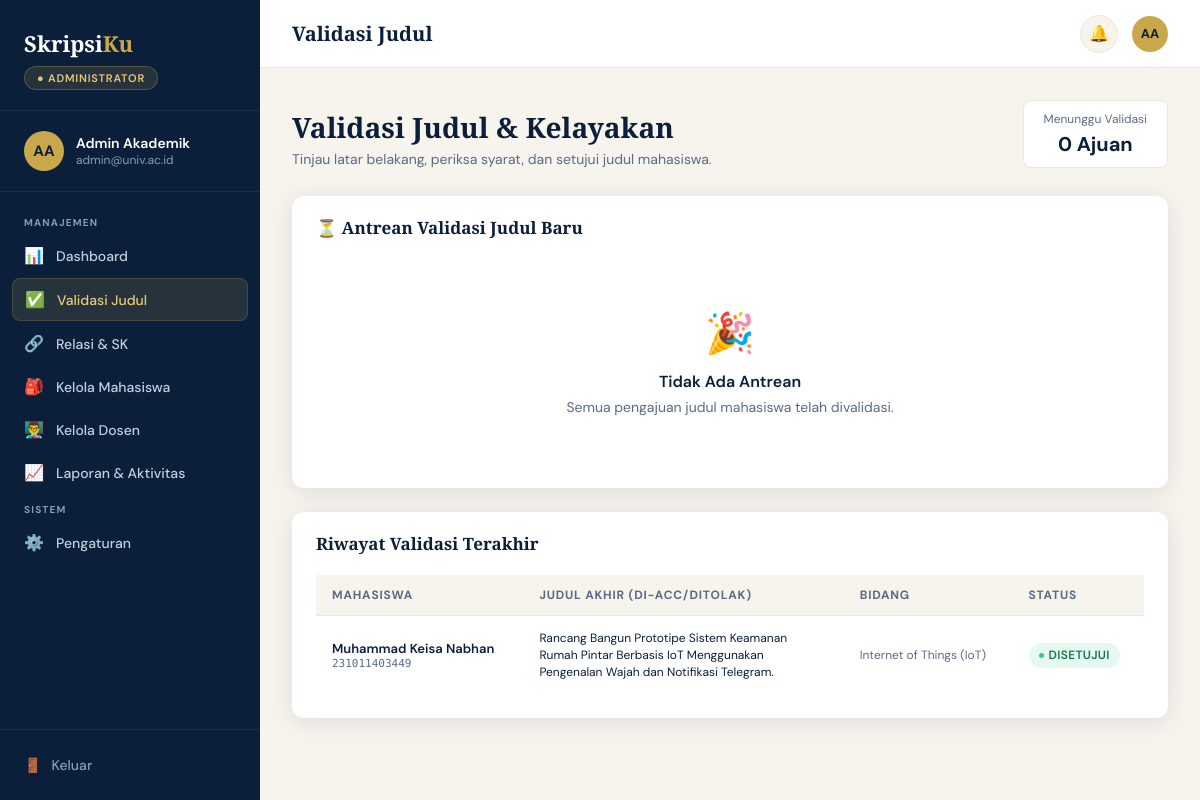
Screenshot of /admin/validasi_judul.php (signed in) with the database file from the repository.
### tables this page shows
CREATE TABLE `judul_skripsi` (
  `id_judul` int(11) NOT NULL,
  `id_mahasiswa` int(11) NOT NULL,
  `judul_indonesia` text NOT NULL,
  `judul_alternatif_1` text DEFAULT NULL,
  `judul_alternatif_2` text DEFAULT NULL,
  `bidang_penelitian` varchar(100) NOT NULL,
  `latar_belakang` text DEFAULT NULL,
  `metode_penelitian` enum('Agile Software Development','Waterfall Model','RAD (Rapid Application Development)','Prototyping','CRISP-DM (Data Science)','Riset Eksperimental','Kuantitatif','Kualitatif','Lainnya') DEFAULT NULL COMMENT 'Metode pengembangan aplikasi atau penelitian',
  `iterasi` tinyint(3) UNSIGNED NOT NULL DEFAULT 1,
  `usulan_dosen` int(11) DEFAULT NULL COMMENT 'ID Dosen yang diusulkan oleh mahasiswa',
  `status` enum('draft','diajukan','revisi','disetujui','ditolak') NOT NULL DEFAULT 'draft',
  `tgl_pengajuan` datetime NOT NULL DEFAULT current_timestamp(),
  `file_proposal` varchar(255) DEFAULT NULL,
  `file_transkrip` varchar(255) DEFAULT NULL
);

CREATE TABLE `user` (
  `id_user` int(11) NOT NULL,
  `nama_lengkap` varchar(100) NOT NULL,
  `email` varchar(100) NOT NULL,
  `password_hash` varchar(255) NOT NULL,
  `role` enum('mahasiswa','dosen','admin') NOT NULL,
  `status` enum('aktif','nonaktif') NOT NULL DEFAULT 'aktif',
  `created_at` timestamp NOT NULL DEFAULT current_timestamp(),
  `updated_at` timestamp NOT NULL DEFAULT current_timestamp() ON UPDATE current_timestamp(),
  `last_login` datetime DEFAULT NULL
);

CREATE TABLE `mahasiswa` (
  `id_mahasiswa` int(11) NOT NULL,
  `id_user` int(11) NOT NULL,
  `id_prodi` int(11) NOT NULL,
  `nim` varchar(20) NOT NULL,
  `angkatan` year(4) NOT NULL,
  `status_skripsi` enum('belum','proses','selesai') NOT NULL DEFAULT 'belum',
  `no_telepon` varchar(15) DEFAULT NULL
);

### config/db.php (called while the page is built, shortened)
<?php
function getDB(): PDO {
    static $pdo = null;
    if ($pdo === null) {
        $dsn = sprintf('mysql:host=%s;dbname=%s;charset=%s', DB_HOST, DB_NAME, DB_CHAR);
        $pdo = new PDO($dsn, DB_USER, DB_PASS, [
            PDO::ATTR_ERRMODE            => PDO::ERRMODE_EXCEPTION,
            PDO::ATTR_DEFAULT_FETCH_MODE => PDO::FETCH_ASSOC,
            PDO::ATTR_EMULATE_PREPARES   => false,
        ]);
    }
    return $pdo;
}
function fetchAll(string $sql, array $params = []): array {
    $stmt = getDB()->prepare($sql);
    $stmt->execute($params);
    return $stmt->fetchAll();
}

### config/auth.php (called while the page is built, shortened)
<?php
function badge(string $status): string {
    $map = [
        'disetujui'   => 'success',
        'aktif'       => 'success',
        'selesai'     => 'success',
        'diajukan'    => 'info',
        'dijadwalkan' => 'warning',
        'dikonfirmasi'=> 'info',
        'menunggu'    => 'info',
        'proses'      => 'info',
        'revisi'      => 'warning',
        'direvisi'    => 'warning',
        'peringatan'  => 'warning',
        'ditolak'     => 'danger',
        'dihentikan'  => 'danger',
        'batal'       => 'danger',
        'nonaktif'    => 'neutral',
        'belum'       => 'neutral',
        'draft'       => 'neutral',
    ];
    return $map[$status] ?? 'neutral';
}
function e(?string $s): string {
    return htmlspecialchars((string)$s, ENT_QUOTES, 'UTF-8');
}

### admin/validasi_judul.php (the view, shortened to what this page needs)
<?php
require_once __DIR__ . '/../config/db.php';
require_once __DIR__ . '/../config/auth.php';
$pendingList = fetchAll(
    'SELECT j.*, m.nim, u.nama_lengkap, u.id_user as id_user_mhs
     FROM judul_skripsi j
     JOIN mahasiswa m ON m.id_mahasiswa = j.id_mahasiswa
     JOIN user u ON u.id_user = m.id_user
     WHERE j.status = "diajukan"
     ORDER BY j.tgl_pengajuan ASC'
);
$riwayatList = fetchAll(
    'SELECT j.*, m.nim, u.nama_lengkap
     FROM judul_skripsi j
     JOIN mahasiswa m ON m.id_mahasiswa = j.id_mahasiswa
     JOIN user u ON u.id_user = m.id_user
     WHERE j.status IN ("disetujui", "ditolak")
     ORDER BY j.tgl_pengajuan DESC LIMIT 50'
);
include __DIR__ . '/../includes/header.php';
include __DIR__ . '/../includes/sidebar.php';
?>
<div class="layout"><main class="main">
<?php include __DIR__ . '/../includes/topbar.php'; ?>
<div class="content">
  <div class="page-header" style="display:flex; justify-content:space-between; align-items:flex-end;">
      <div>
          <h1>Validasi Judul & Kelayakan</h1>
          <p>Tinjau latar belakang, periksa syarat, dan setujui judul mahasiswa.</p>
      </div>
      <div style="background:var(--white); border:1px solid var(--cream-dark); padding:10px 20px; border-radius:8px; text-align:center;">
          <div style="font-size:12px; color:var(--slate); margin-bottom:4px;">Menunggu Validasi</div>
          <div style="font-size:20px; font-weight:700; color:var(--warning);"><?= count($pendingList) ?> Ajuan</div>
      </div>
  </div>
  <div class="card" style="margin-bottom: 24px;">
    <div class="card-header"><div class="card-title">⏳ Antrean Validasi Judul Baru</div></div>
    <div class="card-body">
      <?php if (empty($pendingList)): ?>
          <div class="empty-state">
              <div class="empty-icon">🎉</div>
              <div class="empty-title">Tidak Ada Antrean</div>
              <div class="empty-sub">Semua pengajuan judul mahasiswa telah divalidasi.</div>
          </div>
      <?php endif; ?>
    </div>
  </div>
  <div class="card">
    <div class="card-header"><div class="card-title">Riwayat Validasi Terakhir</div></div>
    <div class="card-body">
      <div class="table-wrap">
          <table>
              <thead>
                  <tr>
                      <th>Mahasiswa</th>
                      <th>Judul Akhir (Di-ACC/Ditolak)</th>
                      <th>Bidang</th>
                      <th>Status</th>
                  </tr>
              </thead>
              <tbody>
                  <?php foreach ($riwayatList as $r): ?>
                  <tr>
                      <td>
                          <div style="font-weight:600; font-size:13px;"><?= e($r['nama_lengkap']) ?></div>
                          <div class="mono" style="font-size:11px; color:var(--slate);"><?= e($r['nim']) ?></div>
                      </td>
                      <td style="font-size:12px; max-width:300px; line-height:1.4;"><?= e($r['judul_indonesia']) ?></td>
                      <td style="font-size:12px; color:var(--slate);"><?= e($r['bidang_penelitian']) ?></td>
                      <td><span class="badge <?= badge($r['status']) ?>"><span class="badge-dot"></span><?= e(strtoupper($r['status'])) ?></span></td>
                  </tr>
                  <?php endforeach; ?>
              </tbody>
          </table>
      </div>
    </div>
  </div>
</div>
<?php include __DIR__ . '/../includes/footer.php'; ?>

### assets/style.css (style rules this page uses)
:root { --navy: #0B1F3A; --navy-mid: #132848; --navy-light: #1E3A5F; --gold: #C9A84C; --gold-light: #E8C97A; --cream: #F7F3ED; --cream-dark: #EDE7DC; --white: #FFFFFF; --slate: #5B6B85; --slate-on-dark: #8B9BB4; --slate-light: #C2CEDF; --success: #2ECC8A; --warn: #F5A623; --danger: #E85454; --info: #4A90D9; --success-text: #12784C; --warn-text: #94590A; --danger-text: #B3261E; --info-text: #1F5FA6; --gold-text: #8A6914; --sidebar-w: 260px; --radius: 12px; --radius-sm: 8px; --shadow: 0 4px 24px rgba(11, 31, 58, 0.10); --shadow-lg: 0 12px 48px rgba(11, 31, 58, 0.18); }
*, *::before, *::after { box-sizing: border-box; margin: 0; padding: 0; }
body { font-family: 'DM Sans', sans-serif; background: var(--cream); color: var(--navy); min-height: 100vh; }
.layout { display: flex; min-height: 100vh; }
.main { margin-left: var(--sidebar-w); flex: 1; display: flex; flex-direction: column; min-height: 100vh; }
.content { padding: 32px; flex: 1; }
.page-header { margin-bottom: 28px; }
.page-header h1 { font-family: 'Playfair Display', serif; font-size: 28px; font-weight: 700; color: var(--navy); margin-bottom: 4px; }
.page-header p { font-size: 14px; color: var(--slate); }
.card { background: var(--white); border-radius: var(--radius); box-shadow: var(--shadow); overflow: hidden; }
.card-header { padding: 20px 24px 0; display: flex; align-items: center; justify-content: space-between; margin-bottom: 4px; }
.card-title { font-family: 'Playfair Display', serif; font-size: 17px; font-weight: 600; color: var(--navy); }
.card-body { padding: 16px 24px 24px; }
.table-wrap { overflow-x: auto; }
table { width: 100%; border-collapse: collapse; }
thead th { text-align: left; font-size: 11px; font-weight: 700; letter-spacing: .8px; text-transform: uppercase; color: var(--slate); padding: 12px 16px; border-bottom: 1px solid var(--cream-dark); background: var(--cream); }
tbody tr { transition: background .15s; }
tbody td { padding: 14px 16px; font-size: 14px; color: var(--navy); border-bottom: 1px solid var(--cream-dark); vertical-align: middle; }
tbody tr:last-child td { border-bottom: none; }
.badge { display: inline-flex; align-items: center; gap: 5px; padding: 4px 10px; border-radius: 100px; font-size: 12px; font-weight: 600; letter-spacing: .3px; white-space: nowrap; }
.badge-dot { width: 5px; height: 5px; border-radius: 50%; }
.badge.success { background: rgba(46, 204, 138, .12); color: var(--success-text); }
.badge.success .badge-dot { background: var(--success); }
.mono { font-family: 'DM Mono', monospace; }
.empty-state { text-align: center; padding: 48px 24px; }
.empty-icon { font-size: 40px; margin-bottom: 12px; }
.empty-title { font-size: 16px; font-weight: 600; color: var(--navy); margin-bottom: 6px; }
.empty-sub { font-size: 14px; color: var(--slate); }
.main, .content, .card, .form-card, .grid-2 > *, .grid-3 > *, .form-row > *, .split > * { min-width: 0; }
.table-wrap { overflow-x: auto; -webkit-overflow-scrolling: touch; max-width: 100%; }
td .badge, td .mono, .nowrap { white-space: nowrap; }
.badge { align-self: center; flex-shrink: 0; line-height: 1.4; }
thead th { font-size: 12px; }

### rows the page displays
judul_skripsi: user.nama_lengkap "Muhammad Keisa Nabhan", id_mahasiswa.nim "231011403449", judul_indonesia "Rancang Bangun Prototipe Sistem Keamanan Rumah Pintar Berbasis IoT Menggunakan Pengenalan Wajah dan Notifikasi Telegram.", bidang_penelitian "Internet of Things (IoT)", status "DISETUJUI"

### other values shown
$roleLabel "ADMINISTRATOR"
$initials "AA"
$user['nama_lengkap'] "Admin Akademik"
$user['email'] "admin@univ.ac.id"
$group['section'] "MANAJEMEN"
$item['icon'] "📊"
$item['label'] "Dashboard"
$item['icon'] "✅"
$item['label'] "Validasi Judul"
$item['icon'] "🔗"
$item['label'] "Relasi & SK"
$item['icon'] "🎒"
$item['label'] "Kelola Mahasiswa"
$item['icon'] "👨‍🏫"
$item['label'] "Kelola Dosen"
